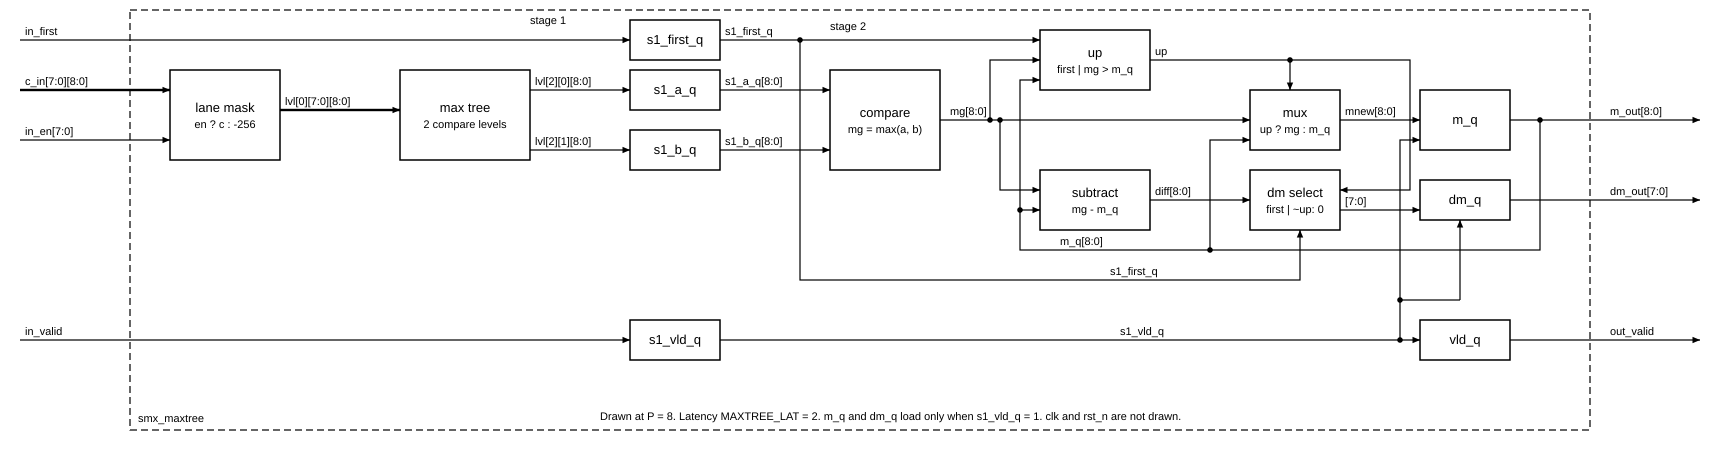

This chart was generated by the following Python code:
"""smx_maxtree at P = 8: Mg, running M, dM. Run: python3 docs/spec/fig/smx_maxtree.py"""
from schematic import Sheet

s = Sheet("smx_maxtree", 1720, 460)
s.boundary(130, 10, 1460, 420, "smx_maxtree")
s.note(530, 16 + 8, "stage 1")
s.note(830, 30, "stage 2")

s.box(170, 70, 110, 90, "lane mask", "en ? c : -256")
s.box(400, 70, 130, 90, "max tree", "2 compare levels")
s.box(630, 20, 90, 40, "s1_first_q")
s.box(630, 70, 90, 40, "s1_a_q")
s.box(630, 130, 90, 40, "s1_b_q")
s.box(830, 70, 110, 100, "compare", "mg = max(a, b)")
s.box(1040, 30, 110, 60, "up", "first | mg > m_q")
s.box(1040, 170, 110, 60, "subtract", "mg - m_q")
s.box(1250, 90, 90, 60, "mux", "up ? mg : m_q")
s.box(1250, 170, 90, 60, "dm select", "first | ~up: 0")
s.box(1420, 90, 90, 60, "m_q")
s.box(1420, 180, 90, 40, "dm_q")
s.box(630, 320, 90, 40, "s1_vld_q")
s.box(1420, 320, 90, 40, "vld_q")

s.wire([(20, 90), (170, 90)], "c_in[7:0][8:0]", bus=True)
s.wire([(20, 140), (170, 140)], "in_en[7:0]")
s.wire([(20, 40), (630, 40)], "in_first")
s.wire([(280, 110), (400, 110)], "lvl[0][7:0][8:0]", bus=True)
s.wire([(530, 90), (630, 90)], "lvl[2][0][8:0]")
s.wire([(530, 150), (630, 150)], "lvl[2][1][8:0]")
s.wire([(720, 90), (830, 90)], "s1_a_q[8:0]")
s.wire([(720, 150), (830, 150)], "s1_b_q[8:0]")
s.wire([(720, 40), (1040, 40)], "s1_first_q")
s.dot(800, 40)
s.wire([(800, 40), (800, 280), (1300, 280), (1300, 230)], "s1_first_q", at=1, lx=1110)
s.wire([(940, 120), (1250, 120)], "mg[8:0]", lx=950)
s.dot(990, 120)
s.wire([(990, 120), (990, 60), (1040, 60)])
s.dot(1000, 120)
s.wire([(1000, 120), (1000, 190), (1040, 190)])
s.wire([(1150, 60), (1290, 60), (1290, 90)], "up")
s.dot(1290, 60)
s.wire([(1290, 60), (1410, 60), (1410, 190), (1340, 190)])
s.wire([(1150, 200), (1250, 200)], "diff[8:0]")
s.wire([(1340, 120), (1420, 120)], "mnew[8:0]")
s.wire([(1340, 210), (1420, 210)], "[7:0]")
s.wire([(1510, 120), (1700, 120)], "m_out[8:0]", lx=1610, port=True)
s.wire([(1510, 200), (1700, 200)], "dm_out[7:0]", lx=1610, port=True)
s.dot(1540, 120)
s.wire([(1540, 120), (1540, 250), (1020, 250), (1020, 80), (1040, 80)], "m_q[8:0]", at=1, lx=1060)
s.dot(1020, 210)
s.wire([(1020, 210), (1040, 210)])
s.dot(1210, 250)
s.wire([(1210, 250), (1210, 140), (1250, 140)])
s.wire([(20, 340), (630, 340)], "in_valid")
s.wire([(720, 340), (1420, 340)], "s1_vld_q", lx=1120)
s.dot(1400, 340)
s.wire([(1400, 340), (1400, 140), (1420, 140)])
s.wire([(1460, 300), (1460, 220)], arrow=True)
s.wire([(1400, 300), (1460, 300)], arrow=False)
s.dot(1400, 300)
s.wire([(1510, 340), (1700, 340)], "out_valid", lx=1610, port=True)
s.note(600, 420, "Drawn at P = 8. Latency MAXTREE_LAT = 2. m_q and dm_q load only when s1_vld_q = 1. clk and rst_n are not drawn.")
s.save(__file__)
